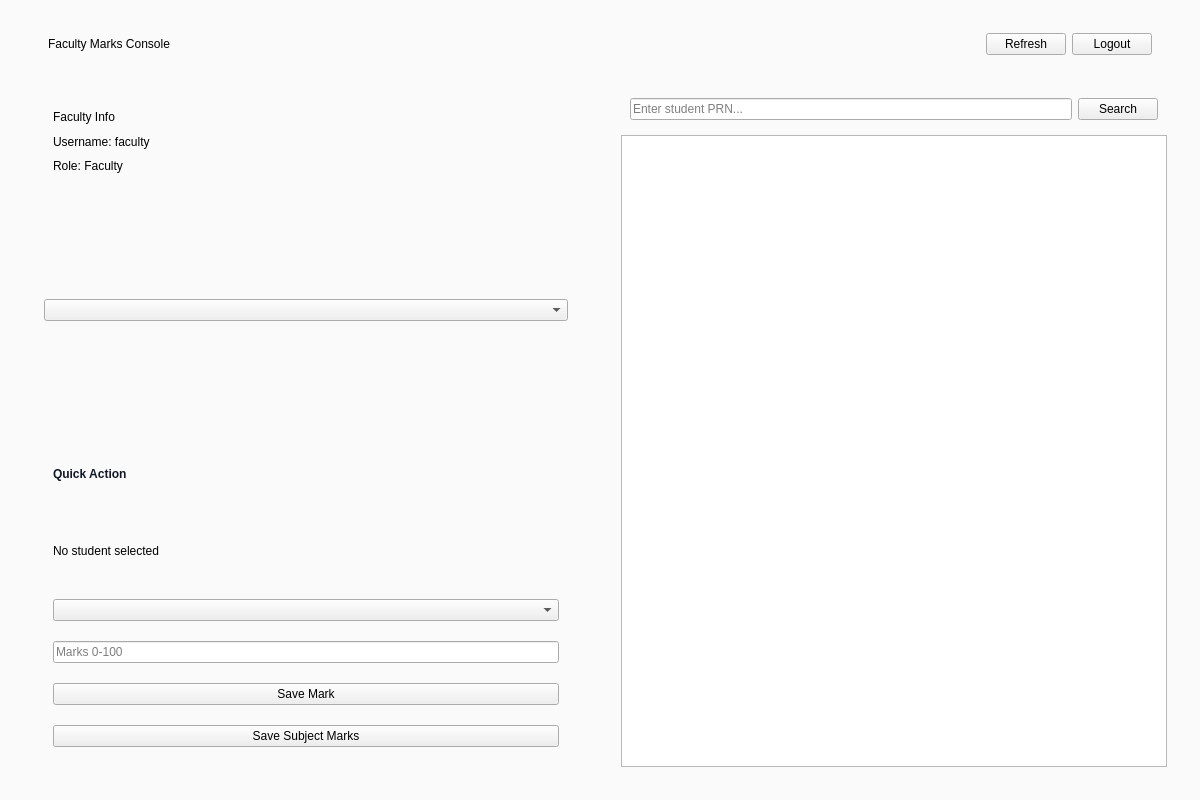
<?xml version="1.0" encoding="UTF-8"?>
<ui version="4.0">
 <class>FacultyWindow</class>
 <widget class="QMainWindow" name="FacultyWindow">
  <property name="geometry"><rect><x>0</x><y>0</y><width>1200</width><height>800</height></rect></property>
  <property name="minimumSize"><size><width>1024</width><height>700</height></size></property>
  <property name="windowTitle"><string>SPA - Faculty Dashboard</string></property>
  <widget class="QWidget" name="centralwidget">
   <property name="styleSheet"><string>QWidget#centralwidget { background-color: #FAFAFA; }</string></property>
   <layout class="QVBoxLayout" name="mainLayout">
    <property name="spacing"><number>16</number></property>
    <property name="leftMargin"><number>24</number></property>
    <property name="topMargin"><number>24</number></property>
    <property name="rightMargin"><number>24</number></property>
    <property name="bottomMargin"><number>24</number></property>
    <item>
     <widget class="QFrame" name="headerFrame">
      <layout class="QHBoxLayout" name="headerLayout">
       <property name="leftMargin"><number>24</number></property>
       <property name="rightMargin"><number>24</number></property>
       <item><widget class="QLabel" name="appTitle"><property name="text"><string>Faculty Marks Console</string></property></widget></item>
       <item><spacer name="topSpacer"><property name="orientation"><enum>Qt::Orientation::Horizontal</enum></property><property name="sizeHint"><size><width>40</width><height>20</height></size></property></spacer></item>
       <item><widget class="QPushButton" name="refreshButton"><property name="text"><string>Refresh</string></property></widget></item>
       <item><widget class="QPushButton" name="logoutButton"><property name="text"><string>Logout</string></property></widget></item>
      </layout>
     </widget>
    </item>
    <item>
     <layout class="QHBoxLayout" name="contentLayout">
      <property name="spacing"><number>24</number></property>
      <item stretch="1">
       <widget class="QFrame" name="leftPanel">
        <layout class="QVBoxLayout" name="leftLayout">
         <property name="spacing"><number>16</number></property>
         <property name="leftMargin"><number>20</number></property>
         <property name="topMargin"><number>20</number></property>
         <property name="rightMargin"><number>20</number></property>
         <property name="bottomMargin"><number>20</number></property>
         
         <item>
          <widget class="QFrame" name="profileFrame">
           <layout class="QVBoxLayout" name="profileLayout">
            <property name="spacing"><number>8</number></property>
            <item><widget class="QLabel" name="profileTitle"><property name="text"><string>Faculty Info</string></property></widget></item>
            <item><widget class="QLabel" name="usernameLabel"><property name="text"><string>Username: faculty</string></property></widget></item>
            <item><widget class="QLabel" name="roleLabel"><property name="text"><string>Role: Faculty</string></property></widget></item>
           </layout>
          </widget>
         </item>
         <item>
          <widget class="QFrame" name="navDivider"/>
         </item>
         <item>
          <widget class="QComboBox" name="navSidebar"/>
         </item>
         <item>
          <widget class="QFrame" name="navDivider"/>
         </item>
         <item>
          <widget class="QFrame" name="commandFrame">
           <property name="minimumSize"><size><width>0</width><height>320</height></size></property>
           <layout class="QVBoxLayout" name="actionLayout">
            <property name="spacing"><number>20</number></property>
            <item><widget class="QLabel" name="actionTitle"><property name="text"><string>Quick Action</string></property><property name="styleSheet"><string>font-weight: bold; color: #111827;</string></property></widget></item>
            <item><widget class="QLabel" name="studentInfoLabel"><property name="text"><string>No student selected</string></property></widget></item>
            <item><widget class="QComboBox" name="subjectCombo"/></item>
            <item><widget class="QLineEdit" name="marksInput"><property name="placeholderText"><string>Marks 0-100</string></property></widget></item>
            <item><widget class="QPushButton" name="saveMarkButton"><property name="text"><string>Save Mark</string></property></widget></item>
            <item><widget class="QPushButton" name="bulkSaveButton"><property name="text"><string>Save Subject Marks</string></property><property name="objectName"><string>secondary_btn</string></property></widget></item>
           </layout>
          </widget>
         </item>
        </layout>
       </widget>
      </item>
      <item stretch="4">
       <widget class="QStackedWidget" name="contentStack">
        <widget class="QWidget" name="marksTab">
         <layout class="QVBoxLayout" name="marksLayout">
          <item>
           <widget class="QFrame" name="searchFrame">
            <layout class="QHBoxLayout" name="searchLayout">
             <item><widget class="QLineEdit" name="searchPrnInput"><property name="placeholderText"><string>Enter student PRN...</string></property></widget></item>
             <item><widget class="QPushButton" name="searchButton"><property name="text"><string>Search</string></property></widget></item>
            </layout>
           </widget>
          </item>
          <item><widget class="QTableWidget" name="marksTable"/></item>
         </layout>
        </widget>
        <widget class="QWidget" name="rosterTab">
         <layout class="QVBoxLayout" name="rosterLayout">
          <item><widget class="QTableWidget" name="rosterTable"/></item>
         </layout>
        </widget>
        <widget class="QWidget" name="subjectsTab">
         <layout class="QVBoxLayout" name="subjectsLayout">
          <item><widget class="QListWidget" name="subjectList"/></item>
         </layout>
        </widget>
       </widget>
      </item>
     </layout>
    </item>
   </layout>
  </widget>
 </widget>
 <resources/>
 <connections/>
</ui>
